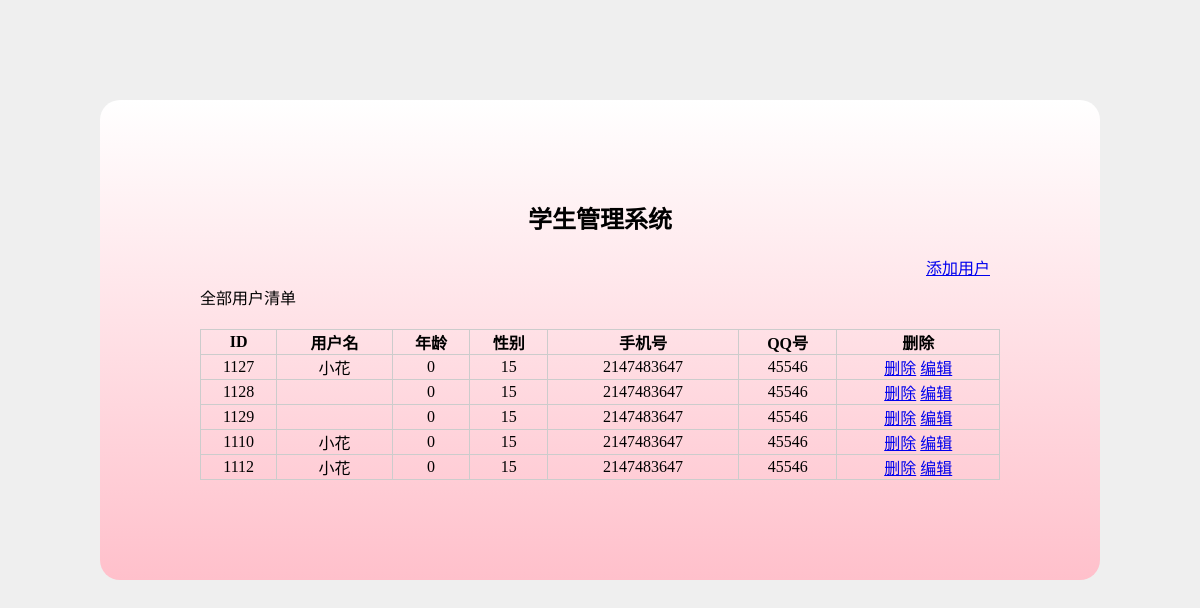
Page /data/index.php on the committed database.
### tables this page shows
CREATE TABLE `information`  (
  `ID` int(20) NULL DEFAULT NULL,
  `name` varchar(20) NULL DEFAULT NULL,
  `sex` varchar(20) NULL DEFAULT NULL,
  `age` int(20) NULL DEFAULT NULL,
  `phone` int(20) NULL DEFAULT NULL,
  `qq` int(20) NULL DEFAULT NULL
);

### data/index.php (the view, shortened to what this page needs)
<!DOCTYPE html>
<html lang="en">
<head>
</head>
<body>
<?php
$sql="SELECT * FROM information";
$result=mysql_query($sql);
?>
<div class="index-warp">
    <h2 class="title">学生管理系统</h2>
    <p class="insertlink"><a href="../index.html">添加用户</a></p>
    <p class="alluser">全部用户清单</p>
    <table>
        <tr>
            <th>ID</th>
            <th>用户名</th>
            <th>年龄</th>
            <th>性别</th>
            <th>手机号</th>
            <th>QQ号</th>
            <th>删除</th>
        </tr>
        <?php
            while($row=mysql_fetch_array($result)){
        ?>
        <tr>
            <td class="text"><?php echo $row['ID']; ?></td>
            <td class="text"><?php echo $row['name']; ?></td>
            <td class="text"><?php echo $row['age']; ?></td>
            <td class="text"><?php echo $row['sex']; ?></td>
            <td class="text"><?php echo $row['phone']; ?></td>
            <td class="text"><?php echo $row['qq']; ?></td>
            <td class="text">
                <a class="doDelete" href="delete.php?ID=<?php echo $row['ID'];?>">删除</a>
                <a href="info.php?ID=<?php echo $row['ID'];?>">编辑</a>
            </td>
        </tr>
        <?php
        }
        ?>
    </table>
</div>
</body>
</html>

### data/index.php (style rules this page uses)
* { margin: 0; padding: 0; }
body { background: #efefef; }
table,th,tr,td { border: 1px solid #cccccc; border-collapse: collapse; }
table { width: 100%; text-align: center; }
.index-warp { width: 800px; margin: 100px auto; background: linear-gradient(white ,pink); padding:100px; border-radius: 20px; }
.title { text-align: center; margin-bottom: 20px; }
.insertlink { height: 30px; }
.insertlink a { display: inline-block; height: 30px; padding: 0 10px; float: right; }
.alluser { margin-bottom: 20px; }

### rows in the picture
information: ID "1127", name "小花", age "0", sex "15", phone "2147483647", qq "45546"
information: ID "1128", age "0", sex "15", phone "2147483647", qq "45546"
information: ID "1129", age "0", sex "15", phone "2147483647", qq "45546"
information: ID "1110", name "小花", age "0", sex "15", phone "2147483647", qq "45546"
information: ID "1112", name "小花", age "0", sex "15", phone "2147483647", qq "45546"
